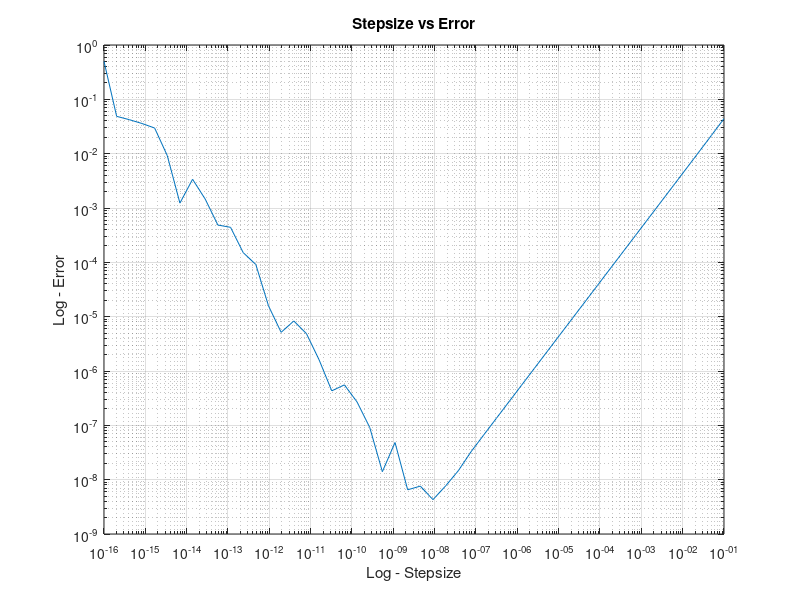

MATLAB code to generate this figure:
% Clearing the variables in cache and the command window
% Converting the way how MATLAB shows the decimal points
clc
clear
format long
% Defining a function func, with a parameter X
% Variable definitions 
func=@(x) sin(x);
x=pi/3;
func_derivative=cos(x);
% Looping across different step sizes 
% for every stepsize arithmetic derivative is computed
% the difference between the arithmetic method and derivative is computed
% every stepsize and error is written into an array

steps=50;
y=logspace(-16,-1,steps);

%If we use VPA, the calculation considers the values to least significant digits, that is coming from digit function
% y=vpa(logspace(-16,-1,steps));
% So smaller the step size, better the accuracy

for i=1:steps
    h=y(i);
    a=x+h;
    func_derivative_arithmetic(i)=(func(a)-func(x))/h;
    err(i)=abs(func_derivative_arithmetic(i)-func_derivative);
end

% Plotting log of step size against log of error 
% Adding title and axis labels

loglog(y,err)
grid
title('Stepsize vs Error')
xlabel('Log - Stepsize')
ylabel('Log - Error')

% The inference after looking at the graph is that, at 10e-8 (9.103e-9) stepsize the
% difference between the actual derivative and the arithmetic derivative is
% the least, thus that seems to be the best step size for the arithmetic
% calculation


% However below stepsize of 10e-8 (without VPA), the error increases
% as it requires higher number of significant digits to be represented,
% which is introducing truncation error

% VPA overrules the default significant digit allocations, and allocates the
% required number of significant digits, resulting in lesser errors while
% step size is decreased



    